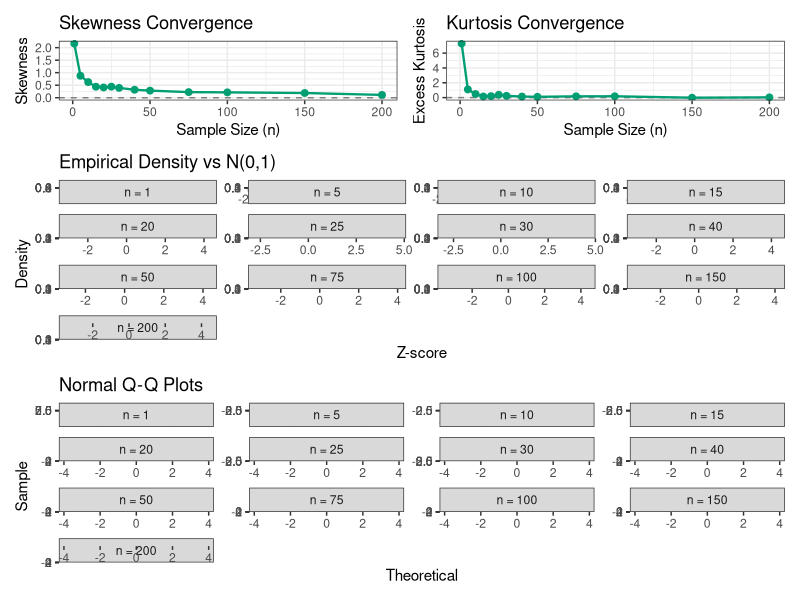

This chart was generated by the following R code:
# -------------------------------------------------------------
# CLT Simulation: Exponential Distribution
# -------------------------------------------------------------
library(ggplot2)
library(dplyr)
library(patchwork)

set.seed(8676)

B <- 10000L
n_values <- c(1, 5, 10, 15, 20, 25, 30, 40, 50, 75, 100, 150, 200)
output_dir <- file.path("..", "data", "exponential")
dir.create(output_dir, showWarnings = FALSE, recursive = TRUE)

# Theoretical Parameters
exp_rate <- 1
theo_mu <- 1 / exp_rate
theo_sigma <- 1 / exp_rate
pop_shape <- "Continuous, heavily right-skewed"

shape_statistics <- function(x) {
  center <- mean(x)
  deviations <- x - center
  m2 <- mean(deviations^2)
  if (!is.finite(m2) || m2 == 0) return(c(skewness = NA_real_, excess_kurtosis = NA_real_))
  c(skewness = mean(deviations^3) / m2^(3 / 2),
    excess_kurtosis = mean(deviations^4) / m2^2 - 3)
}

results_list <- list()
density_qq_list <- list()

for (n_val in n_values) {
  observations <- rexp(B * n_val, rate = exp_rate)
  sample_matrix <- matrix(observations, nrow = B, ncol = n_val)
  means <- rowMeans(sample_matrix)
  
  sim_mean <- mean(means)
  sim_se <- sd(means)
  stats <- shape_statistics(means)
  theo_se <- theo_sigma / sqrt(n_val)
  
  sub_sample <- sample(means, min(5000L, B))
  shapiro_res <- shapiro.test(sub_sample)
  
  results_list[[length(results_list) + 1]] <- data.frame(
    n = n_val, theo_mean = theo_mu, sim_mean = sim_mean,
    theo_se = theo_se, sim_se = sim_se,
    skewness = unname(stats[["skewness"]]), excess_kurtosis = unname(stats[["excess_kurtosis"]]),
    shapiro_W = shapiro_res$statistic, shapiro_p = shapiro_res$p.value
  )
  
  z_means <- if (is.finite(sim_se) && sim_se > 0) (means - sim_mean) / sim_se else rep(NA_real_, B)
  density_qq_list[[length(density_qq_list) + 1]] <- data.frame(n = paste0("n = ", n_val), n_num = n_val, z = z_means)
}

summary_table <- do.call(rbind, results_list)
plot_data <- do.call(rbind, density_qq_list) %>% filter(is.finite(z))
plot_data$n <- factor(plot_data$n, levels = paste0("n = ", n_values))

write.csv(summary_table, file.path(output_dir, "exp_metrics.csv"), row.names = FALSE)

p_skew <- ggplot(summary_table, aes(x = n, y = skewness)) +
  geom_hline(yintercept = 0, linetype = "dashed", color = "gray50") +
  geom_line(color = "#009E73", linewidth = 0.8) + geom_point(color = "#009E73", size = 2) +
  labs(title = "Skewness Convergence", x = "Sample Size (n)", y = "Skewness") + theme_bw()

p_kurt <- ggplot(summary_table, aes(x = n, y = excess_kurtosis)) +
  geom_hline(yintercept = 0, linetype = "dashed", color = "gray50") +
  geom_line(color = "#009E73", linewidth = 0.8) + geom_point(color = "#009E73", size = 2) +
  labs(title = "Kurtosis Convergence", x = "Sample Size (n)", y = "Excess Kurtosis") + theme_bw()

p_dens <- ggplot(plot_data, aes(x = z)) +
  geom_density(fill = "#009E73", alpha = 0.3) +
  stat_function(fun = dnorm, args = list(mean = 0, sd = 1), linetype = "dashed") +
  facet_wrap(~ n, scales = "free") +
  labs(title = "Empirical Density vs N(0,1)", x = "Z-score", y = "Density") + theme_bw()

p_qq <- ggplot(plot_data, aes(sample = z)) +
  geom_abline(intercept = 0, slope = 1, linetype = "dashed") +
  stat_qq(color = "#009E73", alpha = 0.3) +
  facet_wrap(~ n, scales = "free") +
  labs(title = "Normal Q-Q Plots", x = "Theoretical", y = "Sample") + theme_bw()

combined_plot <- (p_skew | p_kurt) / p_dens / p_qq + plot_layout(heights = c(1, 2, 2))
ggsave(file.path(output_dir, "exp_combined_plots.png"), plot = combined_plot, width = 14, height = 18, dpi = 200)
